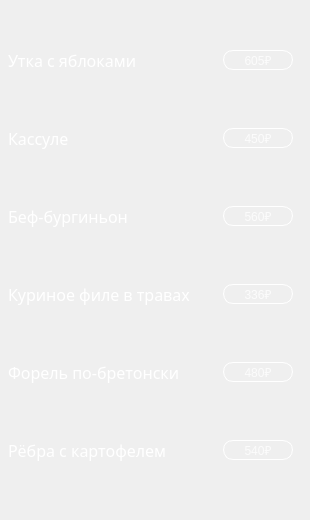
      <widget class="QWidget" name="tab_3">
       <attribute name="title">
        <string>Горячее</string>
       </attribute>
       <widget class="QWidget" name="verticalLayoutWidget_4">
        <property name="geometry">
         <rect>
          <x>0</x>
          <y>0</y>
          <width>301</width>
          <height>511</height>
         </rect>
        </property>
        <layout class="QVBoxLayout" name="verticalLayout_4">
         <property name="leftMargin">
          <number>8</number>
         </property>
         <property name="rightMargin">
          <number>8</number>
         </property>
         <item>
          <layout class="QHBoxLayout" name="horizontalLayout_17">
           <item>
            <widget class="QLabel" name="label_22">
             <property name="font">
              <font>
               <family>Bahnschrift</family>
               <pointsize>12</pointsize>
               <weight>50</weight>
               <italic>false</italic>
               <bold>false</bold>
              </font>
             </property>
             <property name="styleSheet">
              <string notr="true">color: rgb(255, 255, 255);
font: 12pt &quot;Bahnschrift&quot;;</string>
             </property>
             <property name="text">
              <string>Утка с яблоками</string>
             </property>
            </widget>
           </item>
           <item>
            <widget class="QPushButton" name="pushButton_605">
             <property name="maximumSize">
              <size>
               <width>70</width>
               <height>20</height>
              </size>
             </property>
             <property name="styleSheet">
              <string notr="true">QPushButton{
	font: 9pt &quot;Bahnschrift&quot;;
color: rgba(255, 255, 255, 200);
border: 1px solid #fff;
border-radius: 10;	
}

QPushButton:pressed {
	background-color: rgb(50, 50, 50);
	border: 2px solid #555;
}
</string>
             </property>
             <property name="text">
              <string>605₽</string>
             </property>
            </widget>
           </item>
          </layout>
         </item>
         <item>
          <layout class="QHBoxLayout" name="horizontalLayout_18">
           <item>
            <widget class="QLabel" name="label_23">
             <property name="font">
              <font>
               <family>Bahnschrift</family>
               <pointsize>12</pointsize>
               <weight>50</weight>
               <italic>false</italic>
               <bold>false</bold>
              </font>
             </property>
             <property name="styleSheet">
              <string notr="true">color: rgb(255, 255, 255);
font: 12pt &quot;Bahnschrift&quot;;</string>
             </property>
             <property name="text">
              <string>Кассуле</string>
             </property>
            </widget>
           </item>
           <item>
            <widget class="QPushButton" name="pushButton_450">
             <property name="maximumSize">
              <size>
               <width>70</width>
               <height>20</height>
              </size>
             </property>
             <property name="styleSheet">
              <string notr="true">QPushButton{
	font: 9pt &quot;Bahnschrift&quot;;
color: rgba(255, 255, 255, 200);
border: 1px solid #fff;
border-radius: 10;	
}

QPushButton:pressed {
	background-color: rgb(50, 50, 50);
	border: 3px solid #555;
}
</string>
             </property>
             <property name="text">
              <string>450₽</string>
             </property>
            </widget>
           </item>
          </layout>
         </item>
         <item>
          <layout class="QHBoxLayout" name="horizontalLayout_19">
           <item>
            <widget class="QLabel" name="label_24">
             <property name="font">
              <font>
               <family>Bahnschrift</family>
               <pointsize>12</pointsize>
               <weight>50</weight>
               <italic>false</italic>
               <bold>false</bold>
              </font>
             </property>
             <property name="acceptDrops">
              <bool>false</bool>
             </property>
             <property name="styleSheet">
              <string notr="true">color: rgb(255, 255, 255);
font: 12pt &quot;Bahnschrift&quot;;</string>
             </property>
             <property name="text">
              <string>Беф-бургиньон</string>
             </property>
            </widget>
           </item>
           <item>
            <widget class="QPushButton" name="pushButton_560">
             <property name="maximumSize">
              <size>
               <width>70</width>
               <height>20</height>
              </size>
             </property>
             <property name="styleSheet">
              <string notr="true">QPushButton{
	font: 9pt &quot;Bahnschrift&quot;;
color: rgba(255, 255, 255, 200);
border: 1px solid #fff;
border-radius: 10;	
}

QPushButton:pressed {
	background-color: rgb(50, 50, 50);
	border: 3px solid #555;
}
</string>
             </property>
             <property name="text">
              <string>560₽</string>
             </property>
            </widget>
           </item>
          </layout>
         </item>
         <item>
          <layout class="QHBoxLayout" name="horizontalLayout_20">
           <item>
            <widget class="QLabel" name="label_25">
             <property name="font">
              <font>
               <family>Bahnschrift</family>
               <pointsize>12</pointsize>
               <weight>50</weight>
               <italic>false</italic>
               <bold>false</bold>
              </font>
             </property>
             <property name="styleSheet">
              <string notr="true">color: rgb(255, 255, 255);
font: 12pt &quot;Bahnschrift&quot;;</string>
             </property>
             <property name="text">
              <string>Куриное филе в травах</string>
             </property>
            </widget>
           </item>
           <item>
            <widget class="QPushButton" name="pushButton_336">
             <property name="maximumSize">
              <size>
               <width>70</width>
               <height>20</height>
              </size>
             </property>
             <property name="styleSheet">
              <string notr="true">QPushButton{
	font: 9pt &quot;Bahnschrift&quot;;
color: rgba(255, 255, 255, 200);
border: 1px solid #fff;
border-radius: 10;	
}

QPushButton:pressed {
	background-color: rgb(50, 50, 50);
	border: 3px solid #555;
}
</string>
             </property>
             <property name="text">
              <string>336₽</string>
             </property>
            </widget>
           </item>
          </layout>
         </item>
         <item>
          <layout class="QHBoxLayout" name="horizontalLayout_21">
           <item>
            <widget class="QLabel" name="label_26">
             <property name="font">
              <font>
               <family>Bahnschrift</family>
               <pointsize>12</pointsize>
               <weight>50</weight>
               <italic>false</italic>
               <bold>false</bold>
              </font>
             </property>
             <property name="styleSheet">
              <string notr="true">color: rgb(255, 255, 255);
font: 12pt &quot;Bahnschrift&quot;;
</string>
             </property>
             <property name="text">
              <string>Форель по-бретонски</string>
             </property>
            </widget>
           </item>
           <item>
            <widget class="QPushButton" name="pushButton_480">
             <property name="maximumSize">
              <size>
               <width>70</width>
               <height>20</height>
              </size>
             </property>
             <property name="styleSheet">
              <string notr="true">QPushButton{
	font: 9pt &quot;Bahnschrift&quot;;
color: rgba(255, 255, 255, 200);
border: 1px solid #fff;
border-radius: 10;	
}

QPushButton:pressed {
	background-color: rgb(50, 50, 50);
	border: 3px solid #555;
}
</string>
             </property>
             <property name="text">
              <string>480₽</string>
             </property>
            </widget>
           </item>
          </layout>
         </item>
         <item>
          <layout class="QHBoxLayout" name="horizontalLayout_22">
           <item>
            <widget class="QLabel" name="label_27">
             <property name="font">
              <font>
               <family>Bahnschrift</family>
               <pointsize>12</pointsize>
               <weight>50</weight>
               <italic>false</italic>
               <bold>false</bold>
              </font>
             </property>
             <property name="styleSheet">
              <string notr="true">color: rgb(255, 255, 255);
font: 12pt &quot;Bahnschrift&quot;;</string>
             </property>
             <property name="text">
              <string>Рёбра с картофелем</string>
             </property>
            </widget>
           </item>
           <item>
            <widget class="QPushButton" name="pushButton_540">
             <property name="maximumSize">
              <size>
               <width>70</width>
               <height>20</height>
              </size>
             </property>
             <property name="styleSheet">
              <string notr="true">QPushButton{
	font: 9pt &quot;Bahnschrift&quot;;
color: rgba(255, 255, 255, 200);
border: 1px solid #fff;
border-radius: 10;	
}

QPushButton:pressed {
	background-color: rgb(50, 50, 50);
	border: 3px solid #555;
}
</string>
             </property>
             <property name="text">
              <string>540₽</string>
             </property>
            </widget>
           </item>
          </layout>
         </item>
        </layout>
       </widget>
      </widget>
